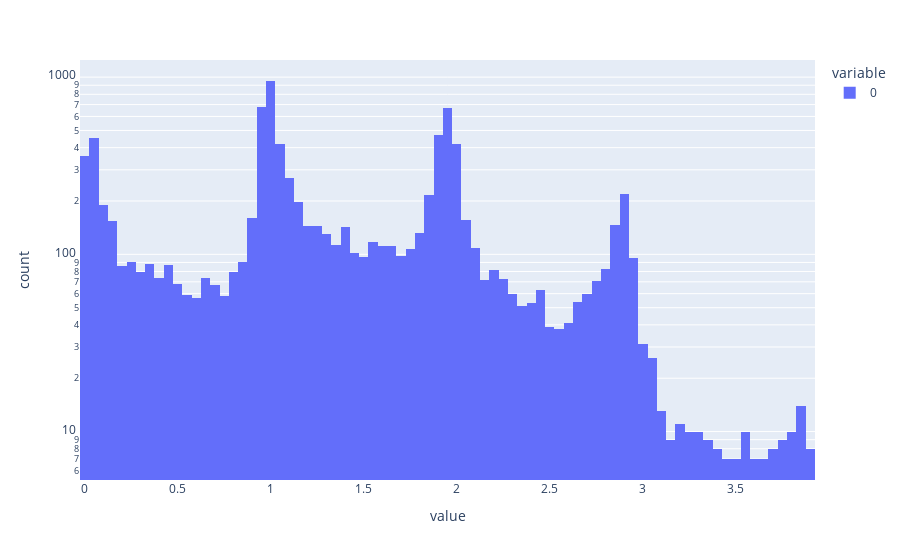

The code cell stored with this chart in its notebook:
### Code cell
px.histogram(exp_z, log_y = True)

### Figure 1 — Plotly figure (JSON) as saved in the notebook; plotly's stock layout.template omitted (floating-point values rounded to 4 significant figures; data arrays with more than 128 entries replaced by an {"elided": "..."} marker saying what was removed)
{"data": [{"alignmentgroup": "True", "bingroup": "x", "hovertemplate": "variable=0<br>value=%{x}<br>count=%{y}<extra></extra>", "legendgroup": "0", "marker": {"color": "#636efa", "pattern": {"shape": ""}}, "name": "0", "offsetgroup": "0", "orientation": "v", "showlegend": true, "type": "histogram", "x": {"elided": "10000 float values"}, "xaxis": "x", "yaxis": "y"}], "layout": {"barmode": "relative", "legend": {"title": {"text": "variable"}, "tracegroupgap": 0}, "margin": {"t": 60}, "xaxis": {"anchor": "y", "domain": [0, 1], "title": {"text": "value"}}, "yaxis": {"anchor": "x", "domain": [0, 1], "title": {"text": "count"}, "type": "log"}}}
